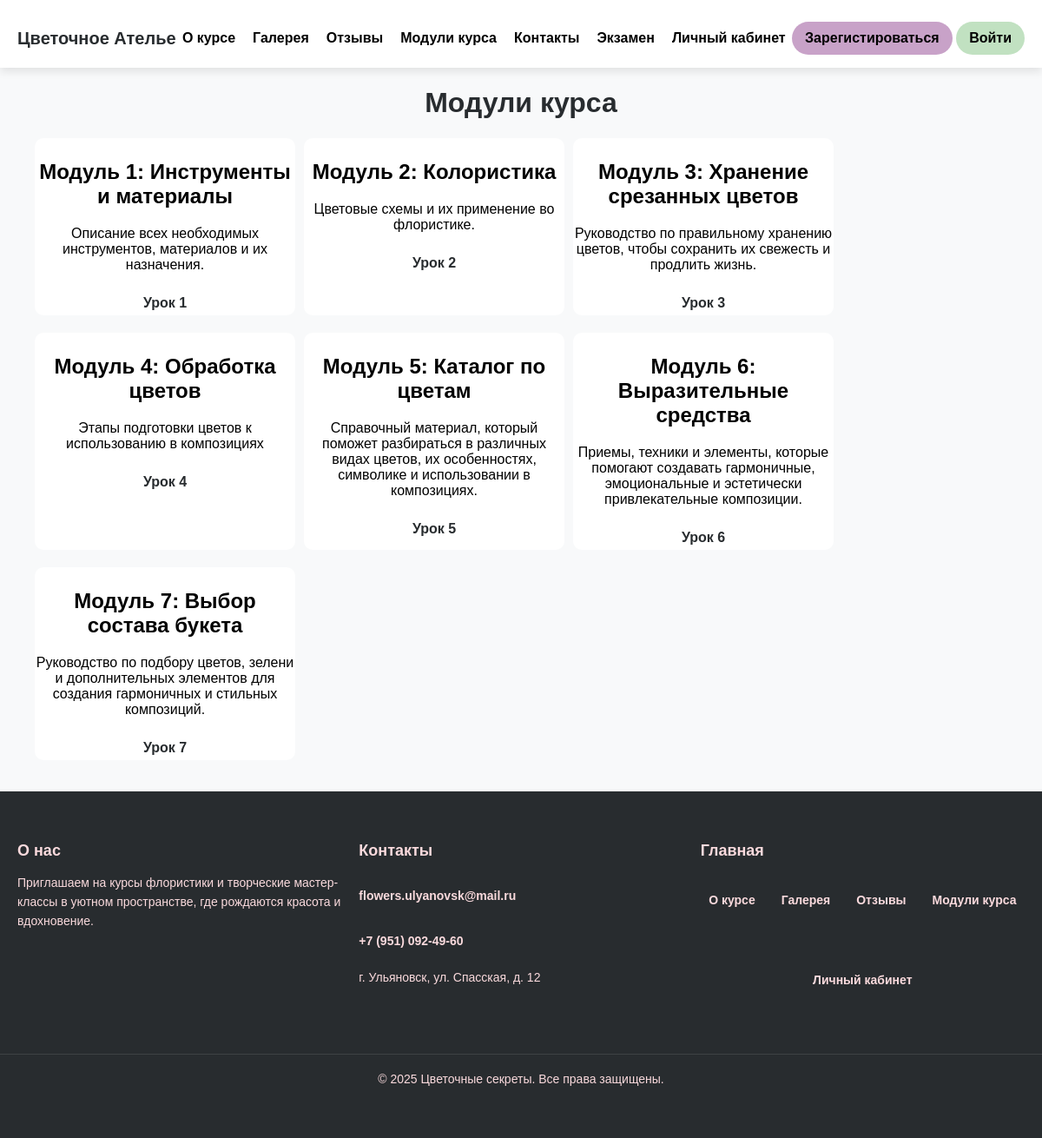
Page /courses/ on the committed database.
### courses/models.py (models this page shows, shortened)
class Module(models.Model):
    title = models.CharField(max_length=100)
    description = models.TextField()
    class Meta:
        verbose_name = "Модуль"
        verbose_name_plural = "Модули"

class Lesson(models.Model):
    module = models.ForeignKey(Module, on_delete=models.CASCADE)
    title = models.CharField(max_length=100)
    video_file = models.FileField("Видео", upload_to='video/', blank=True, null=True)
    image = models.ImageField(upload_to="lessons/", blank=True, null=True)
    content = models.TextField()
    next_lesson = models.ForeignKey('self', on_delete=models.SET_NULL,
                                  blank=True, null=True,
                                  related_name='previous_lessons')
    class Meta:
        verbose_name = 'Урок'
        verbose_name_plural = 'Уроки'

### courses/views.py (the view)
# urls.py: path('', views.module_list, name='module_list'),
def module_list(request):
    courses = Module.objects.all()
    return render(request, 'courses/module_list.html', {'courses': courses})

### courses/templates/courses/module_list.html (shortened to what this page needs)
{% extends "base.html" %}
{% load static %}
{% block css_modules %}
<link rel="stylesheet" href="{% static 'deps/css/modules.css' %}">
{% endblock css_modules %}
{%block catalog%}
<h1>Модули курса</h1>
<ul>
<div class ="card_cont">
    {% for module in courses %}
    <div class="card">
        <li>
            <h2>{{ module.title }}</h2>
            <p>{{ module.description }}</p>
            {% for lesson in module.lesson_set.all %}
                <a href="{% url 'lesson_detail' lesson.id %}">{{ lesson.title }}</a>
            {% endfor %}
        </li>
    </div>
    {% endfor %}
</ul>
{% endblock%}

### static/deps/css/modules.css (style rules this page uses)
.card { transition: transform 0.3s ease, box-shadow 0.3s ease; border: none; border-radius: 10px; overflow: hidden; width: 300px; text-align: center; margin: 0 10px 20px 0; background-color: white; }
.card_cont { display: flex; flex-wrap: wrap; }

### static/deps/css/style.css (style rules this page uses)
body { margin: 0; padding: 0; font-family: 'MyFont', -apple-system, BlinkMacSystemFont, sans-serif; }
h1 { text-align: center; color: #282C2F; line-height: 1.2; text-transform: none; font-size: 2 em; font-weight: bold; }
ul { list-style-type: none; }
li { padding: 5px 0; }
a { display: inline-block; margin-top: 10px; color: #282C2F; text-decoration: none; font-weight: bold; }

### static/deps/css/user.css (style rules this page uses)
:root { --primary-color: #2c3e50; --secondary-color: #f1c40f; --error-color: #e74c3c; --background-light: #f8f9fa; --text-dark: #333; --text-light: #666; --border-radius: 8px; --box-shadow: 0 2px 4px rgba(0, 0, 0, 0.1); }
body { font-family: 'Arial', sans-serif; margin: 0; padding: 0; background-color: var(--background-light); }

### rows in the picture
Module: title "Модуль 1: Инструменты и материалы", description "Описание всех необходимых инструментов, материалов и их назначения."
Lesson: title "Урок 1"
Module: title "Модуль 2: Колористика", description "Цветовые схемы и их применение во флористике."
Lesson: title "Урок 2"
Module: title "Модуль 3: Хранение срезанных цветов", description "Руководство по правильному хранению цветов, чтобы сохранить их свежесть и продлить жизнь."
Lesson: title "Урок 3"
Module: title "Модуль 4: Обработка цветов", description "Этапы подготовки цветов к использованию в композициях"
Lesson: title "Урок 4"
Module: title "Модуль 5: Каталог по цветам", description "Справочный материал, который поможет разбираться в различных видах цветов, их особенностях, символике и использовании в композициях."
Lesson: title "Урок 5"
Module: title "Модуль 6: Выразительные средства", description "Приемы, техники и элементы, которые помогают создавать гармоничные, эмоциональные и эстетически привлекательные композиции."
Lesson: title "Урок 6"
Module: title "Модуль 7: Выбор состава букета", description "Руководство по подбору цветов, зелени и дополнительных элементов для создания гармоничных и стильных композиций."
Lesson: title "Урок 7"
